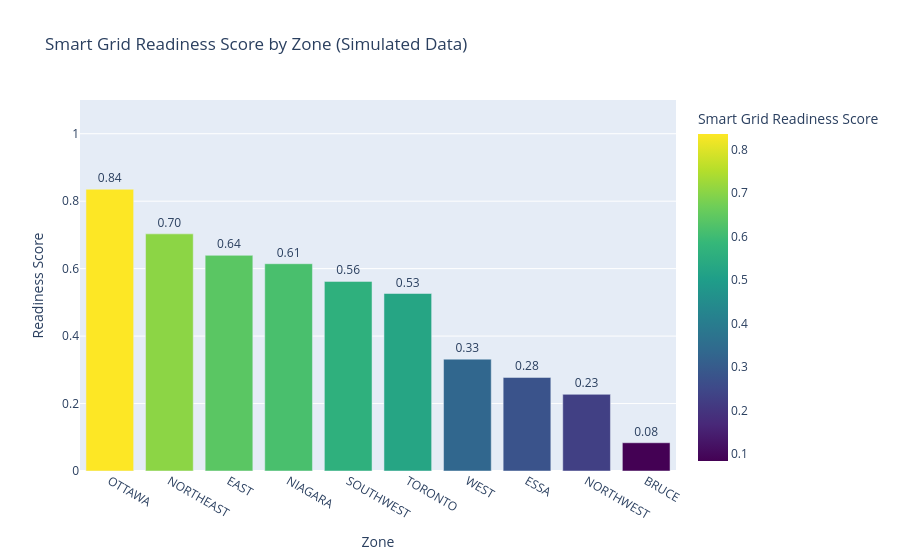

The notebook cell saved with this chart:
### Markdown cell above
## Experiment 2: Smart Grid Readiness Composite Scoring
**Inputs**: Demand variability (from Dataset 1), price volatility (from Dataset 2), outage fre- quency (from Dataset 4), generator output variability (from Dataset 6)

**Processing Objective**: Aggregate these indicators using a multicriteria scoring model to generate a composite readiness score for each zone.

### Code cell
import pandas as pd
import numpy as np
from sklearn.preprocessing import MinMaxScaler
import plotly.express as px
from IPython.display import display, HTML


# Zone List

zone_cols = ['NORTHWEST', 'NORTHEAST', 'OTTAWA', 'EAST', 'TORONTO',
             'ESSA', 'BRUCE', 'SOUTHWEST', 'NIAGARA', 'WEST']


# Simulate Input Indicators

np.random.seed(42)  # For reproducibility

dvi = pd.Series(np.random.uniform(0.2, 0.8, len(zone_cols)), index=zone_cols, name="DVI")
pvi = pd.Series(np.random.uniform(0.1, 1.0, len(zone_cols)), index=zone_cols, name="PVI")
ofi = pd.Series(np.random.randint(1, 20, len(zone_cols)), index=zone_cols, name="OFI")
govi = pd.Series(np.random.uniform(0.05, 0.9, len(zone_cols)), index=zone_cols, name="GOVI")


# Normalize Function

def normalize(series):
    scaler = MinMaxScaler()
    norm = scaler.fit_transform(series.values.reshape(-1, 1)).flatten()
    return pd.Series(norm, index=series.index, name=series.name)

# Normalize each
dvi_n = normalize(dvi)
pvi_n = normalize(pvi)
ofi_n = normalize(ofi)
govi_n = normalize(govi)

# Weighted Composite Score

weights = {'DVI': 0.25, 'PVI': 0.25, 'OFI': 0.25, 'GOVI': 0.25}
scores = pd.concat([dvi_n, pvi_n, ofi_n, govi_n], axis=1)

composite_score = (
    scores['DVI'] * weights['DVI'] +
    scores['PVI'] * weights['PVI'] +
    scores['OFI'] * weights['OFI'] +
    scores['GOVI'] * weights['GOVI']
).rename("Smart Grid Readiness Score")

result = composite_score.sort_values(ascending=False).reset_index()
result.columns = ['Zone', 'Smart Grid Readiness Score']


# Display Table

display(HTML(result.to_html(index=False, float_format="%.4f")))


# Plotly Chart

fig = px.bar(
    result,
    x='Zone',
    y='Smart Grid Readiness Score',
    title='Smart Grid Readiness Score by Zone (Simulated Data)',
    text='Smart Grid Readiness Score',
    color='Smart Grid Readiness Score',
    color_continuous_scale='Viridis'
)
fig.update_traces(texttemplate='%{text:.2f}', textposition='outside')
fig.update_layout(yaxis=dict(range=[0, 1.1]), xaxis_title='Zone', yaxis_title='Readiness Score')
fig.show()

### Figure 1 — Plotly figure (JSON) as saved in the notebook; plotly's stock layout.template omitted (floating-point values rounded to 4 significant figures)
{"data": [{"alignmentgroup": "True", "hovertemplate": "Zone=%{x}<br>Smart Grid Readiness Score=%{marker.color}<extra></extra>", "legendgroup": "", "marker": {"color": [0.8354, 0.7031, 0.6394, 0.6145, 0.5622, 0.5262, 0.3316, 0.2774, 0.2273, 0.08376], "coloraxis": "coloraxis", "pattern": {"shape": ""}}, "name": "", "offsetgroup": "", "orientation": "v", "showlegend": false, "text": [0.8354, 0.7031, 0.6394, 0.6145, 0.5622, 0.5262, 0.3316, 0.2774, 0.2273, 0.08376], "textposition": "outside", "texttemplate": "%{text:.2f}", "type": "bar", "x": ["OTTAWA", "NORTHEAST", "EAST", "NIAGARA", "SOUTHWEST", "TORONTO", "WEST", "ESSA", "NORTHWEST", "BRUCE"], "xaxis": "x", "y": [0.8354, 0.7031, 0.6394, 0.6145, 0.5622, 0.5262, 0.3316, 0.2774, 0.2273, 0.08376], "yaxis": "y"}], "layout": {"barmode": "relative", "coloraxis": {"colorbar": {"title": {"text": "Smart Grid Readiness Score"}}, "colorscale": [[0, "#440154"], [0.1111, "#482878"], [0.2222, "#3e4989"], [0.3333, "#31688e"], [0.4444, "#26828e"], [0.5556, "#1f9e89"], [0.6667, "#35b779"], [0.7778, "#6ece58"], [0.8889, "#b5de2b"], [1, "#fde725"]]}, "legend": {"tracegroupgap": 0}, "title": {"text": "Smart Grid Readiness Score by Zone (Simulated Data)"}, "xaxis": {"anchor": "y", "domain": [0, 1], "title": {"text": "Zone"}}, "yaxis": {"anchor": "x", "domain": [0, 1], "range": [0, 1.1], "title": {"text": "Readiness Score"}}}}
